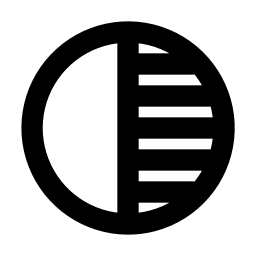
#> input picture images/img_dither_floyd_steinberg_black.png, 256 x 256 px
$ python convert.py images/img_dither_floyd_steinberg_black.png --dir landscape
#> lines starting #> are read from the running program, lines starting #| are printed output that depends on the picture
#encoding: utf-8

import sys
import os.path
from PIL import Image, ImagePalette, ImageOps
import argparse

# Create an ArgumentParser object
parser = argparse.ArgumentParser(description='Process some images.')

# Add orientation parameter
parser.add_argument('image_file', type=str, help='Input image file')
parser.add_argument('--dir', choices=['landscape', 'portrait'], help='Image direction (landscape or portrait)')
parser.add_argument('--mode', choices=['scale', 'cut'], default='scale', help='Image conversion mode (scale or cut)')
parser.add_argument('--dither', type=int, choices=[Image.NONE, Image.FLOYDSTEINBERG], default=Image.FLOYDSTEINBERG, help='Image dithering algorithm (NONE(0) or FLOYDSTEINBERG(3))')

# Parse command line arguments
args = parser.parse_args()

# Get input parameter
input_filename = args.image_file
display_direction = args.dir
display_mode = args.mode
display_dither = Image.Dither(args.dither)

# Check whether the input file exists
if not os.path.isfile(input_filename):
    print(f'Error: file {input_filename} does not exist')
    sys.exit(1)

# Read input image
input_image = Image.open(input_filename)
#> input_image is the input picture: PIL image 256x256 P; mean R, G, B, A 0, 0, 0, 89.1

# Get the original image size
width, height = input_image.size
#> width = 256; height = 256

# Specified target size
if display_direction:
    if display_direction == 'landscape':
        target_width, target_height = 800, 480
    else:
        target_width, target_height = 480, 800
else:
    if  width > height:
        target_width, target_height = 800, 480
    else:
        target_width, target_height = 480, 800

if display_mode == 'scale':
    # Computed scaling
    scale_ratio = max(target_width / width, target_height / height)
#> scale_ratio = 3.12

    # Calculate the size after scaling
    resized_width = int(width * scale_ratio)
#> resized_width = 800
    resized_height = int(height * scale_ratio)
#> resized_height = 800

    # Resize image
    output_image = input_image.resize((resized_width, resized_height))
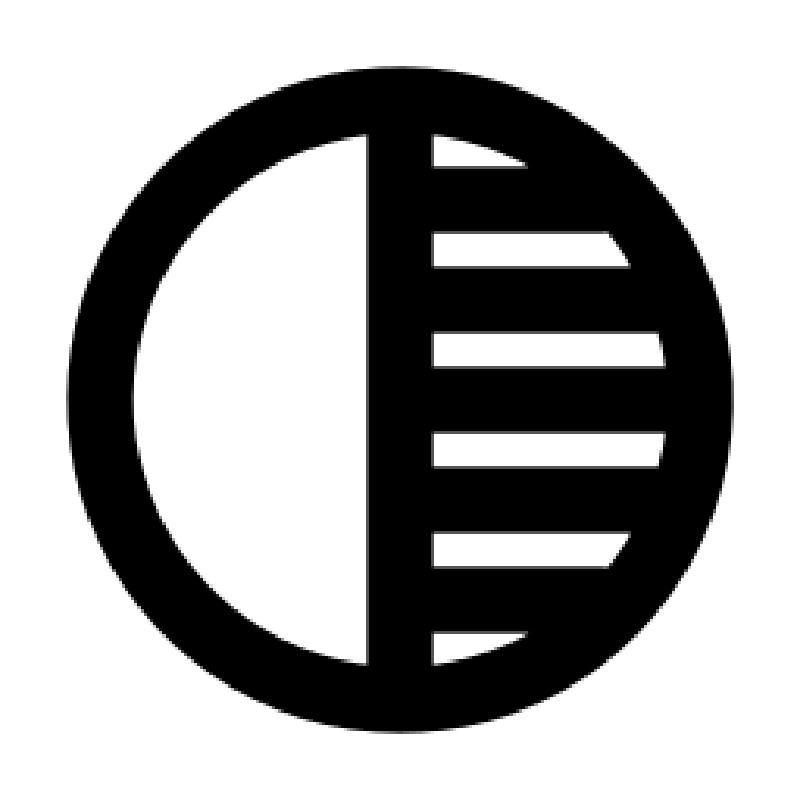
#> output_image: PIL image 800x800 P; mean R, G, B, A 0, 0, 0, 88.7; transparent parts drawn white

    # Create the target image and center the resized image
    resized_image = Image.new('RGB', (target_width, target_height), (255, 255, 255))
#> resized_image: PIL image 800x480 RGB; every value is 255
    left = (target_width - resized_width) // 2
#> left = 0
    top = (target_height - resized_height) // 2
#> top = -160
    resized_image.paste(output_image, (left, top))
#> resized_image: PIL image 800x480 RGB; every value is 0
elif display_mode == 'cut':
    # Calculate the fill size to add or the area to crop
    if width / height >= target_width / target_height:
        # The image aspect ratio is larger than the target aspect ratio, and padding needs to be added on the left and right
        delta_width = int(height * target_width / target_height - width)
        padding = (delta_width // 2, 0, delta_width - delta_width // 2, 0)
        box = (0, 0, width, height)
    else:
        # The image aspect ratio is smaller than the target aspect ratio and needs to be filled up and down
        delta_height = int(width * target_height / target_width - height)
        padding = (0, delta_height // 2, 0, delta_height - delta_height // 2)
        box = (0, 0, width, height)

    resized_image = ImageOps.pad(input_image.crop(box), size=(target_width, target_height), color=(255, 255, 255), centering=(0.5, 0.5))


# Create a palette object
pal_image = Image.new("P", (1,1))
pal_image.putpalette( (0,0,0,  255,255,255,  0,255,0,   0,0,255,  255,0,0,  255,255,0, 255,128,0) + (0,0,0)*249)

# The color quantization and dithering algorithms are performed, and the results are converted to RGB mode
quantized_image = resized_image.quantize(dither=display_dither, palette=pal_image).convert('RGB')

# Save output image
output_filename = os.path.splitext(input_filename)[0] + '_' + display_mode + '_output.bmp'
quantized_image.save(output_filename)

print(f'Successfully converted {input_filename} to {output_filename}')

$ run again, on images/img_dither_none_black.png
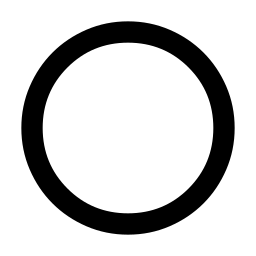
#> input picture images/img_dither_none_black.png, 256 x 256 px
#> input_image is the input picture: PIL image 256x256 P; mean R, G, B, A 0, 0, 0, 49.6
#> `output_image = input_image.resize((resized_width, resized_height))`:
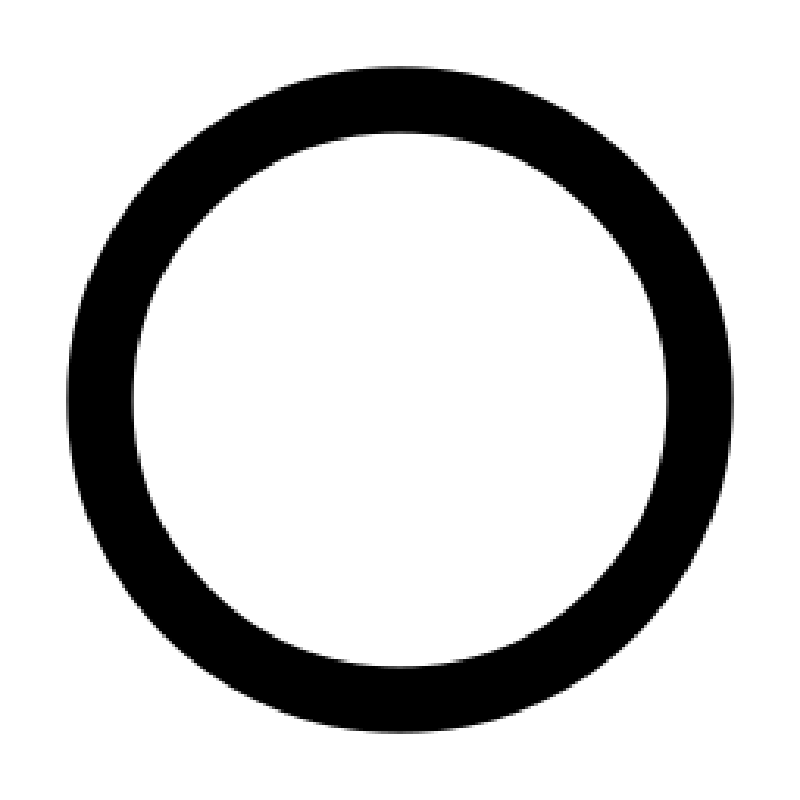
#> output_image: PIL image 800x800 P; mean R, G, B, A 0, 0, 0, 49.5; transparent parts drawn white
